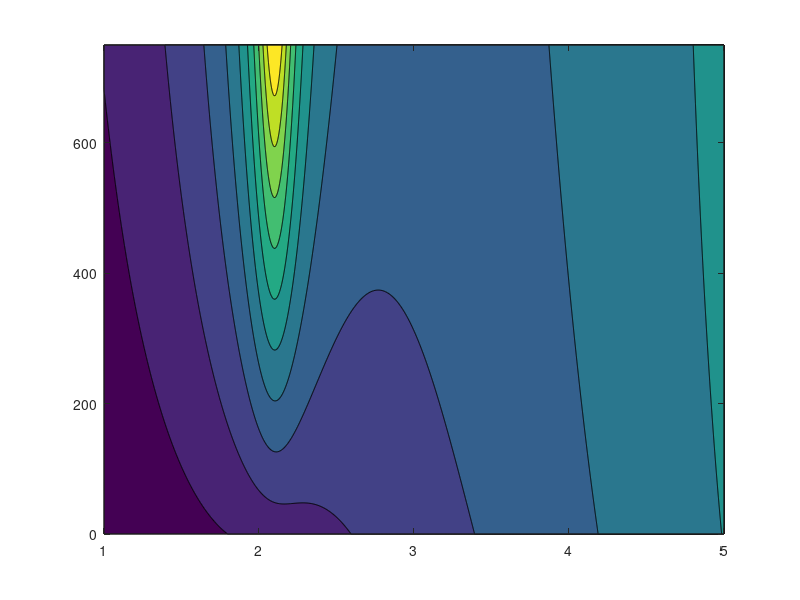

The MATLAB script that drew this image:
function contour_plot()

    M = 1000; % kg
    alpha = 0.3;
    %delta_0 = 0.05; % m (convert cm to m)
    c = 2500; % Ns/m
    g = 9.81; % m/s^2
    k = 210915; %N/m => Got it from the original by using k=((m+M)*g)/delta_0

    f = linspace(1, 5, 1000); % Hz, updated range from 1 to 5
    m = linspace(0, 750, 1000); % kg, updated range from 75 to 750
    delta=((m+M).*g)./k;


    % Calculate omega and omega_n
    [Frekvens, masa] = meshgrid(f, m);
    omega = 2 * pi * Frekvens; % Calculate omega using X instead of f

    Amplitude = ((alpha * masa * g) ./ (masa + M)) ./ sqrt((g ./ delta - omega.^2).^2 + ((c * omega) ./ (masa + M)).^2);
    Displacment = delta + Amplitude;

    surf(Frekvens, masa, Displacment);
    contourf(Frekvens, masa, Displacment);

end
